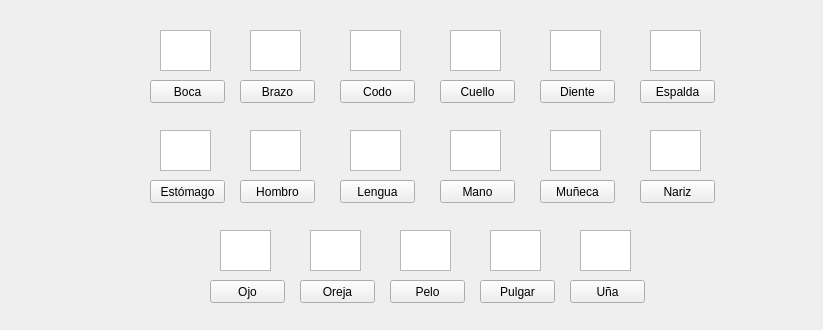
     <widget class="QWidget" name="tabCuerpo">
      <attribute name="title">
       <string>Cuerpo</string>
      </attribute>
      <widget class="QWidget" name="widgetCuerpo" native="true">
       <property name="geometry">
        <rect>
         <x>30</x>
         <y>10</y>
         <width>784</width>
         <height>311</height>
        </rect>
       </property>
       <widget class="QGraphicsView" name="imagen_Ojo">
        <property name="geometry">
         <rect>
          <x>190</x>
          <y>220</y>
          <width>51</width>
          <height>41</height>
         </rect>
        </property>
       </widget>
       <widget class="QPushButton" name="boton_Ojo">
        <property name="geometry">
         <rect>
          <x>180</x>
          <y>270</y>
          <width>75</width>
          <height>23</height>
         </rect>
        </property>
        <property name="text">
         <string>Ojo</string>
        </property>
       </widget>
       <widget class="QGraphicsView" name="imagen_Boca">
        <property name="geometry">
         <rect>
          <x>130</x>
          <y>20</y>
          <width>51</width>
          <height>41</height>
         </rect>
        </property>
       </widget>
       <widget class="QPushButton" name="boton_Boca">
        <property name="geometry">
         <rect>
          <x>120</x>
          <y>70</y>
          <width>75</width>
          <height>23</height>
         </rect>
        </property>
        <property name="text">
         <string>Boca</string>
        </property>
       </widget>
       <widget class="QGraphicsView" name="imagen_Brazo">
        <property name="geometry">
         <rect>
          <x>220</x>
          <y>20</y>
          <width>51</width>
          <height>41</height>
         </rect>
        </property>
       </widget>
       <widget class="QPushButton" name="boton_Brazo">
        <property name="geometry">
         <rect>
          <x>210</x>
          <y>70</y>
          <width>75</width>
          <height>23</height>
         </rect>
        </property>
        <property name="text">
         <string>Brazo</string>
        </property>
       </widget>
       <widget class="QGraphicsView" name="imagen_Codo">
        <property name="geometry">
         <rect>
          <x>320</x>
          <y>20</y>
          <width>51</width>
          <height>41</height>
         </rect>
        </property>
       </widget>
       <widget class="QPushButton" name="boton_Codo">
        <property name="geometry">
         <rect>
          <x>310</x>
          <y>70</y>
          <width>75</width>
          <height>23</height>
         </rect>
        </property>
        <property name="text">
         <string>Codo</string>
        </property>
       </widget>
       <widget class="QGraphicsView" name="imagen_Cuello">
        <property name="geometry">
         <rect>
          <x>420</x>
          <y>20</y>
          <width>51</width>
          <height>41</height>
         </rect>
        </property>
       </widget>
       <widget class="QPushButton" name="boton_Cuello">
        <property name="geometry">
         <rect>
          <x>410</x>
          <y>70</y>
          <width>75</width>
          <height>23</height>
         </rect>
        </property>
        <property name="text">
         <string>Cuello</string>
        </property>
       </widget>
       <widget class="QGraphicsView" name="imagen_Diente">
        <property name="geometry">
         <rect>
          <x>520</x>
          <y>20</y>
          <width>51</width>
          <height>41</height>
         </rect>
        </property>
       </widget>
       <widget class="QPushButton" name="boton_Diente">
        <property name="geometry">
         <rect>
          <x>510</x>
          <y>70</y>
          <width>75</width>
          <height>23</height>
         </rect>
        </property>
        <property name="text">
         <string>Diente</string>
        </property>
       </widget>
       <widget class="QGraphicsView" name="imagen_Espalda">
        <property name="geometry">
         <rect>
          <x>620</x>
          <y>20</y>
          <width>51</width>
          <height>41</height>
         </rect>
        </property>
       </widget>
       <widget class="QPushButton" name="boton_Espalda">
        <property name="geometry">
         <rect>
          <x>610</x>
          <y>70</y>
          <width>75</width>
          <height>23</height>
         </rect>
        </property>
        <property name="text">
         <string>Espalda</string>
        </property>
       </widget>
       <widget class="QGraphicsView" name="imagen_Una">
        <property name="geometry">
         <rect>
          <x>550</x>
          <y>220</y>
          <width>51</width>
          <height>41</height>
         </rect>
        </property>
       </widget>
       <widget class="QPushButton" name="boton_Una">
        <property name="geometry">
         <rect>
          <x>540</x>
          <y>270</y>
          <width>75</width>
          <height>23</height>
         </rect>
        </property>
        <property name="text">
         <string>Uña</string>
        </property>
       </widget>
       <widget class="QGraphicsView" name="imagen_Oreja">
        <property name="geometry">
         <rect>
          <x>280</x>
          <y>220</y>
          <width>51</width>
          <height>41</height>
         </rect>
        </property>
       </widget>
       <widget class="QPushButton" name="boton_Oreja">
        <property name="geometry">
         <rect>
          <x>270</x>
          <y>270</y>
          <width>75</width>
          <height>23</height>
         </rect>
        </property>
        <property name="text">
         <string>Oreja</string>
        </property>
       </widget>
       <widget class="QGraphicsView" name="imagen_Estomago">
        <property name="geometry">
         <rect>
          <x>130</x>
          <y>120</y>
          <width>51</width>
          <height>41</height>
         </rect>
        </property>
       </widget>
       <widget class="QPushButton" name="boton_Estomago">
        <property name="geometry">
         <rect>
          <x>120</x>
          <y>170</y>
          <width>75</width>
          <height>23</height>
         </rect>
        </property>
        <property name="text">
         <string>Estómago</string>
        </property>
       </widget>
       <widget class="QGraphicsView" name="imagen_Hombro">
        <property name="geometry">
         <rect>
          <x>220</x>
          <y>120</y>
          <width>51</width>
          <height>41</height>
         </rect>
        </property>
       </widget>
       <widget class="QPushButton" name="boton_Hombro">
        <property name="geometry">
         <rect>
          <x>210</x>
          <y>170</y>
          <width>75</width>
          <height>23</height>
         </rect>
        </property>
        <property name="text">
         <string>Hombro</string>
        </property>
       </widget>
       <widget class="QGraphicsView" name="imagen_Lengua">
        <property name="geometry">
         <rect>
          <x>320</x>
          <y>120</y>
          <width>51</width>
          <height>41</height>
         </rect>
        </property>
       </widget>
       <widget class="QPushButton" name="boton_Lengua">
        <property name="geometry">
         <rect>
          <x>310</x>
          <y>170</y>
          <width>75</width>
          <height>23</height>
         </rect>
        </property>
        <property name="text">
         <string>Lengua</string>
        </property>
       </widget>
       <widget class="QGraphicsView" name="imagen_Mano">
        <property name="geometry">
         <rect>
          <x>420</x>
          <y>120</y>
          <width>51</width>
          <height>41</height>
         </rect>
        </property>
       </widget>
       <widget class="QPushButton" name="boton_Mano">
        <property name="geometry">
         <rect>
          <x>410</x>
          <y>170</y>
          <width>75</width>
          <height>23</height>
         </rect>
        </property>
        <property name="text">
         <string>Mano</string>
        </property>
       </widget>
       <widget class="QGraphicsView" name="imagen_Muneca">
        <property name="geometry">
         <rect>
          <x>520</x>
          <y>120</y>
          <width>51</width>
          <height>41</height>
         </rect>
        </property>
       </widget>
       <widget class="QPushButton" name="boton_Muneca">
        <property name="geometry">
         <rect>
          <x>510</x>
          <y>170</y>
          <width>75</width>
          <height>23</height>
         </rect>
        </property>
        <property name="text">
         <string>Muñeca</string>
        </property>
       </widget>
       <widget class="QGraphicsView" name="imagen_Nariz">
        <property name="geometry">
         <rect>
          <x>620</x>
          <y>120</y>
          <width>51</width>
          <height>41</height>
         </rect>
        </property>
       </widget>
       <widget class="QPushButton" name="boton_Nariz">
        <property name="geometry">
         <rect>
          <x>610</x>
          <y>170</y>
          <width>75</width>
          <height>23</height>
         </rect>
        </property>
        <property name="text">
         <string>Nariz</string>
        </property>
       </widget>
       <widget class="QGraphicsView" name="imagen_Pulgar">
        <property name="geometry">
         <rect>
          <x>460</x>
          <y>220</y>
          <width>51</width>
          <height>41</height>
         </rect>
        </property>
       </widget>
       <widget class="QPushButton" name="boton_Pulgar">
        <property name="geometry">
         <rect>
          <x>450</x>
          <y>270</y>
          <width>75</width>
          <height>23</height>
         </rect>
        </property>
        <property name="text">
         <string>Pulgar</string>
        </property>
       </widget>
       <widget class="QGraphicsView" name="imagen_Pelo">
        <property name="geometry">
         <rect>
          <x>370</x>
          <y>220</y>
          <width>51</width>
          <height>41</height>
         </rect>
        </property>
       </widget>
       <widget class="QPushButton" name="boton_Pelo">
        <property name="geometry">
         <rect>
          <x>360</x>
          <y>270</y>
          <width>75</width>
          <height>23</height>
         </rect>
        </property>
        <property name="text">
         <string>Pelo</string>
        </property>
       </widget>
      </widget>
     </widget>
